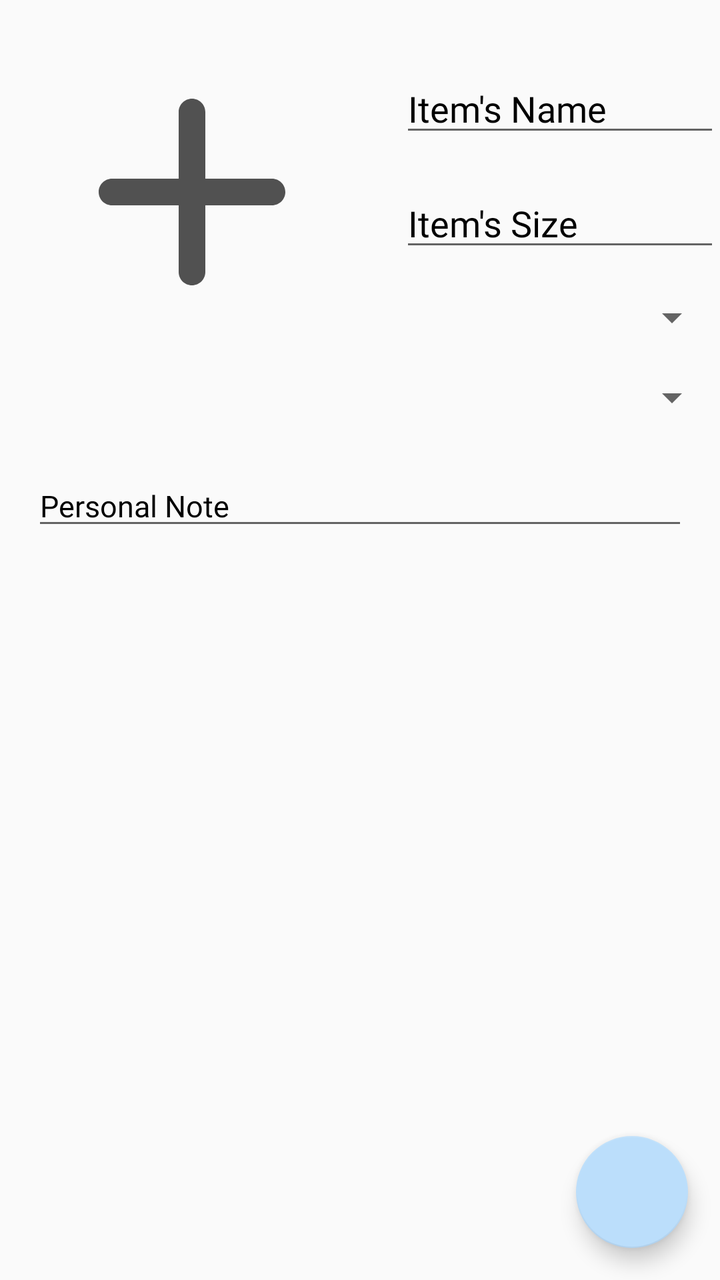
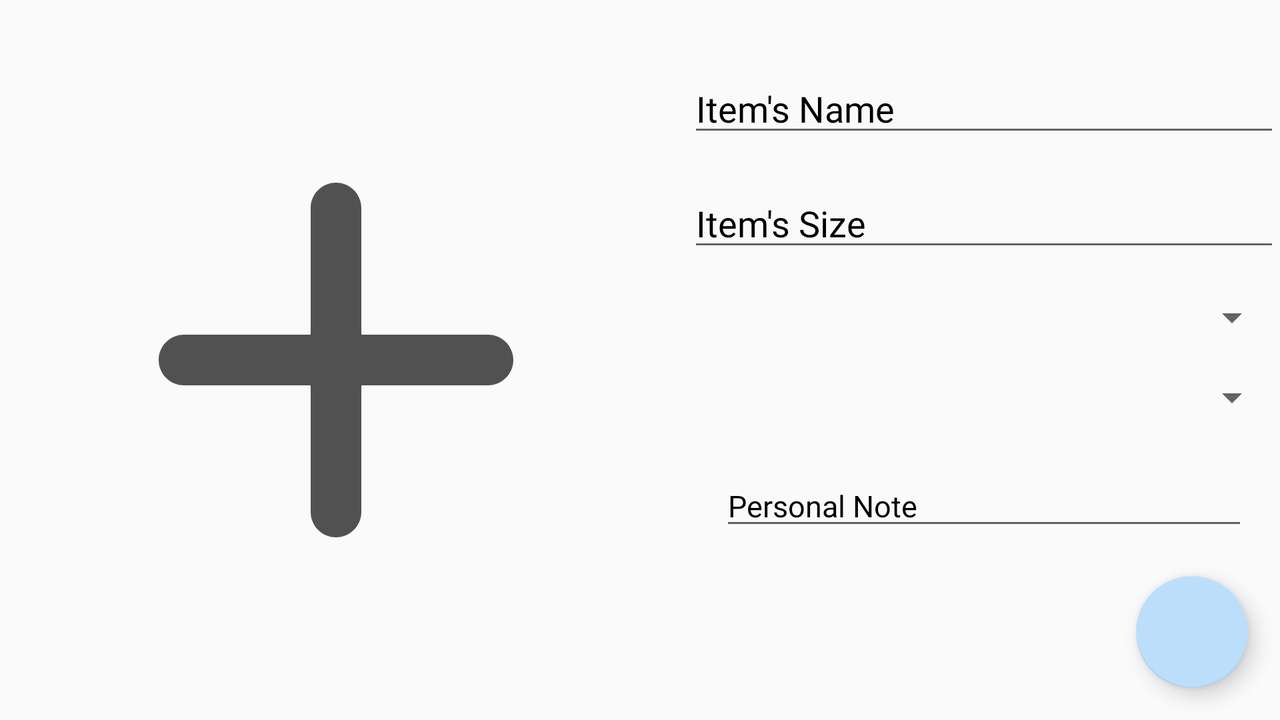

First picture: res/layout/ on a phone held upright. Second picture: the repository's own variant of that layout, on a device whose configuration matches the variant's folder. Source for both follows.
<!-- AndroidManifest.xml: application theme AppTheme -->
<!-- res/layout/fragment_clothes_detail_editing.xml -->
<?xml version="1.0" encoding="utf-8"?>
<androidx.constraintlayout.widget.ConstraintLayout xmlns:android="http://schemas.android.com/apk/res/android"
    xmlns:app="http://schemas.android.com/apk/res-auto"
    xmlns:tools="http://schemas.android.com/tools"
    android:layout_width="match_parent"
    android:id="@+id/fragment_detail_main_layout"
    android:layout_height="match_parent"
    tools:context=".ui.fragments.ClothesEditDetailFragment">

    <androidx.appcompat.widget.AppCompatImageView
        android:id="@+id/fragment_detail_image"
        android:layout_width="0dp"
        android:layout_height="wrap_content"
        android:layout_margin="@dimen/default_side_margin"
        android:adjustViewBounds="true"
        android:contentDescription="@string/image_of_the_clothing_item"
        app:layout_constraintEnd_toStartOf="@+id/fragment_detail_layout"
        app:layout_constraintHorizontal_chainStyle="spread"
        app:layout_constraintStart_toStartOf="parent"
        app:layout_constraintTop_toTopOf="parent"
        app:srcCompat="@drawable/ic_plus" />

    <LinearLayout
        android:id="@+id/fragment_detail_layout"
        android:layout_width="0dp"
        android:layout_height="wrap_content"
        android:layout_marginStart="@dimen/dp8"
        android:orientation="vertical"
        app:layout_constraintBottom_toBottomOf="@id/fragment_detail_image"
        app:layout_constraintEnd_toEndOf="parent"
        app:layout_constraintStart_toEndOf="@+id/fragment_detail_image"
        app:layout_constraintTop_toTopOf="@id/fragment_detail_image"
        app:layout_constraintVertical_bias="0.0">

        <com.google.android.material.textfield.TextInputEditText
            android:id="@+id/fragment_detail_name"
            style="@style/FilterDesctiptionDetail"
            android:layout_width="match_parent"
            android:layout_height="wrap_content"
            android:autofillHints="@string/item_name"
            android:hint="@string/item_name"
            android:imeOptions="actionDone"
            android:inputType="text"
            tools:text="@string/item_name" />

        <com.google.android.material.textfield.TextInputEditText
            android:id="@+id/fragment_detail_size"
            style="@style/FilterDesctiptionDetail"
            android:layout_width="match_parent"
            android:layout_height="wrap_content"
            android:autofillHints="@string/item_size"
            android:hint="@string/item_size"
            android:imeOptions="actionDone"
            android:inputType="text"
            tools:text="@string/item_size" />

        <Spinner
            android:id="@+id/fragment_detail_style"
            android:layout_width="match_parent"
            android:layout_height="wrap_content"
            android:layout_marginTop="@dimen/default_side_margin" />

        <Spinner
            android:id="@+id/fragment_detail_color"
            android:layout_width="match_parent"
            android:layout_height="wrap_content"
            android:layout_marginTop="@dimen/default_side_margin" />

    </LinearLayout>

    <androidx.constraintlayout.widget.Barrier
        android:id="@+id/labelBarrier"
        android:layout_width="wrap_content"
        android:layout_height="1dp"
        app:barrierDirection="bottom"
        app:constraint_referenced_ids="fragment_detail_layout,fragment_detail_image" />

    <com.google.android.material.textfield.TextInputEditText
        android:id="@+id/fragment_detail_note"
        style="@style/PlainText"
        android:layout_width="match_parent"
        android:layout_height="wrap_content"
        android:layout_margin="@dimen/default_side_margin"
        android:autofillHints="@string/personal_note"
        android:hint="@string/personal_note"
        android:imeOptions="actionDone"
        android:inputType="textMultiLine"
        android:maxLength="500"
        android:paddingTop="@dimen/default_side_margin"
        app:layout_constraintEnd_toEndOf="parent"
        app:layout_constraintStart_toStartOf="parent"
        app:layout_constraintTop_toBottomOf="@id/labelBarrier"
        tools:text="@string/personal_note" />

    <com.google.android.material.floatingactionbutton.FloatingActionButton
        android:id="@+id/fragment_detail_fab"
        android:layout_width="wrap_content"
        android:layout_height="wrap_content"
        android:contentDescription="@string/save"
        android:layout_margin="@dimen/default_side_margin"
        android:gravity="center_vertical"
        android:src="@drawable/ic_menu_save"
        app:layout_constraintBottom_toBottomOf="parent"
        app:layout_constraintEnd_toEndOf="parent" />
</androidx.constraintlayout.widget.ConstraintLayout>
<!-- resources referenced by this layout -->
<resources>
  <dimen name="default_side_margin">16dp</dimen>
  <dimen name="dp8">8dp</dimen>
  <!-- drawable ic_plus (drawable) -->
  <?xml version="1.0" encoding="utf-8"?>
  <vector xmlns:android="http://schemas.android.com/apk/res/android"
      android:width="24.0dp"
      android:height="24.0dp"
      android:viewportWidth="24.0"
      android:viewportHeight="24.0">
  
      <path
          android:fillColor="@color/grey"
          android:pathData="M18,13h-5v5c0,0.55 -0.45,1 -1,1h0c-0.55,0 -1,-0.45 -1,-1v-5H6c-0.55,0 -1,-0.45 -1,-1v0c0,-0.55 0.45,-1 1,-1h5V6c0,-0.55 0.45,-1 1,-1h0c0.55,0 1,0.45 1,1v5h5c0.55,0 1,0.45 1,1v0C19,12.55 18.55,13 18,13z" />
  
  </vector>
  <string name="image_of_the_clothing_item">Image of the clothing item</string>
  <string name="item_name">Item\'s Name</string>
  <string name="item_size">Item\'s Size</string>
  <string name="personal_note">Personal Note</string>
  <string name="save">Save</string>
  <style name="FilterDesctiptionDetail">
          <item name="android:textSize">18sp</item>
          <item name="android:lines">1</item>
          <item name="android:fontFamily">@font/bodonio</item>
          <item name="android:textColor">@android:color/black</item>
          <item name="android:layout_marginTop">@dimen/default_side_margin</item>
      </style>
  <style name="PlainText">
          <item name="android:textSize">15sp</item>
          <item name="android:lineSpacingMultiplier">1.3</item>
          <item name="android:fontFamily">@font/bodonio</item>
          <item name="android:textColor">@android:color/black</item>
      </style>
  <style name="AppTheme" parent="Theme.AppCompat.Light.DarkActionBar">
          
          <item name="colorPrimary">@color/colorPrimary</item>
          <item name="colorPrimaryDark">@color/colorPrimaryDark</item>
          <item name="colorAccent">@color/colorAccent</item>
      </style>
  <color name="grey">#515151</color>
  <color name="colorPrimary">#ffecb3</color>
  <color name="colorPrimaryDark">#cbba83</color>
  <color name="colorAccent">#bbdefb</color>
</resources>
<!-- res/layout-land/fragment_clothes_detail_editing.xml (the repository's variant of the layout above) -->
<!-- drawn on the phone turned sideways -->
<?xml version="1.0" encoding="utf-8"?>
<androidx.constraintlayout.widget.ConstraintLayout xmlns:android="http://schemas.android.com/apk/res/android"
    xmlns:app="http://schemas.android.com/apk/res-auto"
    xmlns:tools="http://schemas.android.com/tools"
    android:layout_width="match_parent"
    android:layout_height="match_parent"
    android:id="@+id/fragment_detail_main_layout"
    tools:context=".ui.fragments.ClothesEditDetailFragment">

    <androidx.appcompat.widget.AppCompatImageView
        android:id="@+id/fragment_detail_image"
        android:layout_width="0dp"
        android:layout_height="0dp"
        android:layout_margin="@dimen/default_side_margin"
        android:adjustViewBounds="true"
        android:contentDescription="@string/image_of_the_clothing_item"
        android:maxWidth="@dimen/max_img_detail_width"
        app:layout_constraintBottom_toBottomOf="parent"
        app:layout_constraintEnd_toStartOf="@+id/fragment_detail_scrollv_only_landscape"
        app:layout_constraintHorizontal_chainStyle="spread"
        app:layout_constraintStart_toStartOf="parent"
        app:layout_constraintTop_toTopOf="parent"
        app:srcCompat="@drawable/ic_plus" />

    <ScrollView
        android:id="@+id/fragment_detail_scrollv_only_landscape"
        android:layout_width="0dp"
        android:layout_height="0dp"
        app:layout_constraintBottom_toBottomOf="parent"
        app:layout_constraintEnd_toEndOf="parent"
        app:layout_constraintStart_toEndOf="@+id/fragment_detail_image"
        app:layout_constraintTop_toTopOf="@id/fragment_detail_image"
        app:layout_constraintVertical_bias="0.0">

        <LinearLayout
            android:id="@+id/fragment_detail_layout"
            android:layout_width="match_parent"
            android:layout_height="wrap_content"
            android:layout_marginStart="@dimen/dp8"
            android:orientation="vertical">

            <com.google.android.material.textfield.TextInputEditText
                android:id="@+id/fragment_detail_name"
                style="@style/FilterDesctiptionDetail"
                android:layout_width="match_parent"
                android:layout_height="wrap_content"
                android:autofillHints="@string/item_name"
                android:hint="@string/item_name"
                android:imeOptions="actionDone"
                android:inputType="text"
                tools:text="@string/item_name" />

            <com.google.android.material.textfield.TextInputEditText
                android:id="@+id/fragment_detail_size"
                style="@style/FilterDesctiptionDetail"
                android:layout_width="match_parent"
                android:layout_height="wrap_content"
                android:autofillHints="@string/item_size"
                android:hint="@string/item_size"
                android:imeOptions="actionDone"
                android:inputType="text"
                tools:text="@string/item_size" />

            <Spinner
                android:id="@+id/fragment_detail_style"
                android:layout_width="match_parent"
                android:layout_height="wrap_content"
                android:layout_marginTop="@dimen/default_side_margin" />

            <Spinner
                android:id="@+id/fragment_detail_color"
                android:layout_width="match_parent"
                android:layout_height="wrap_content"
                android:layout_marginTop="@dimen/default_side_margin" />

            <com.google.android.material.textfield.TextInputEditText
                android:id="@+id/fragment_detail_note"
                style="@style/PlainText"
                android:layout_width="match_parent"
                android:layout_height="wrap_content"
                android:layout_margin="@dimen/default_side_margin"
                android:autofillHints="@string/personal_note"
                android:hint="@string/personal_note"
                android:imeOptions="actionDone"
                android:inputType="textMultiLine"
                android:maxLength="500"
                android:paddingTop="@dimen/default_side_margin"
                tools:text="@string/personal_note" />
        </LinearLayout>
    </ScrollView>

    <com.google.android.material.floatingactionbutton.FloatingActionButton
        android:id="@+id/fragment_detail_fab"
        android:layout_width="wrap_content"
        android:layout_height="wrap_content"
        android:layout_margin="@dimen/default_side_margin"
        android:contentDescription="@string/save"
        android:gravity="center_vertical"
        android:src="@drawable/ic_menu_save"
        app:layout_constraintBottom_toBottomOf="parent"
        app:layout_constraintEnd_toEndOf="parent" />
</androidx.constraintlayout.widget.ConstraintLayout>
<!-- resources referenced by the variant -->
<!-- as the phone turned sideways resolves them -->
<resources>
  <dimen name="default_side_margin">16dp</dimen>
  <dimen name="dp8">8dp</dimen>
  <dimen name="max_img_detail_width">250dp</dimen>
  <!-- drawable ic_plus (drawable) -->
  <?xml version="1.0" encoding="utf-8"?>
  <vector xmlns:android="http://schemas.android.com/apk/res/android"
      android:width="24.0dp"
      android:height="24.0dp"
      android:viewportWidth="24.0"
      android:viewportHeight="24.0">
  
      <path
          android:fillColor="@color/grey"
          android:pathData="M18,13h-5v5c0,0.55 -0.45,1 -1,1h0c-0.55,0 -1,-0.45 -1,-1v-5H6c-0.55,0 -1,-0.45 -1,-1v0c0,-0.55 0.45,-1 1,-1h5V6c0,-0.55 0.45,-1 1,-1h0c0.55,0 1,0.45 1,1v5h5c0.55,0 1,0.45 1,1v0C19,12.55 18.55,13 18,13z" />
  
  </vector>
  <string name="image_of_the_clothing_item">Image of the clothing item</string>
  <string name="item_name">Item\'s Name</string>
  <string name="item_size">Item\'s Size</string>
  <string name="personal_note">Personal Note</string>
  <string name="save">Save</string>
  <style name="FilterDesctiptionDetail">
          <item name="android:textSize">18sp</item>
          <item name="android:lines">1</item>
          <item name="android:fontFamily">@font/bodonio</item>
          <item name="android:textColor">@android:color/black</item>
          <item name="android:layout_marginTop">@dimen/default_side_margin</item>
      </style>
  <style name="PlainText">
          <item name="android:textSize">15sp</item>
          <item name="android:lineSpacingMultiplier">1.3</item>
          <item name="android:fontFamily">@font/bodonio</item>
          <item name="android:textColor">@android:color/black</item>
      </style>
  <style name="AppTheme" parent="Theme.AppCompat.Light.DarkActionBar">
          
          <item name="colorPrimary">@color/colorPrimary</item>
          <item name="colorPrimaryDark">@color/colorPrimaryDark</item>
          <item name="colorAccent">@color/colorAccent</item>
      </style>
  <color name="grey">#515151</color>
  <color name="colorPrimary">#ffecb3</color>
  <color name="colorPrimaryDark">#cbba83</color>
  <color name="colorAccent">#bbdefb</color>
</resources>
